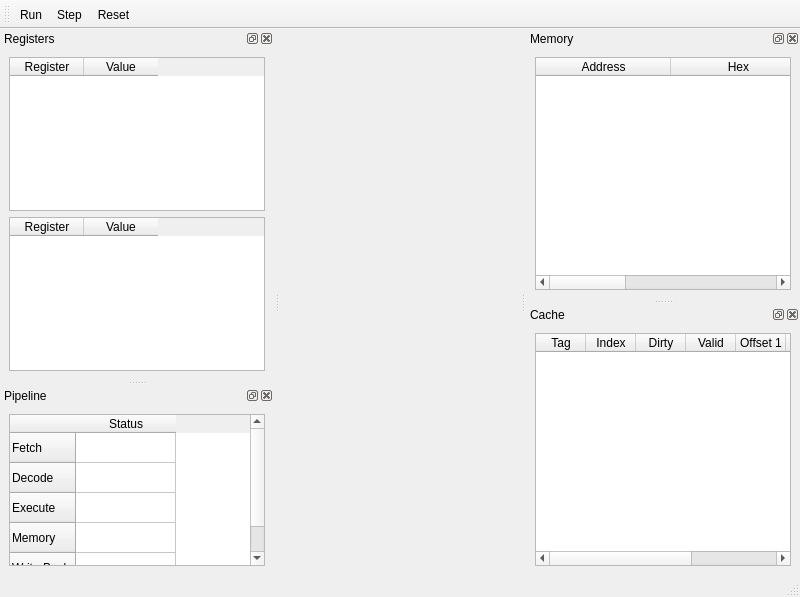
<?xml version="1.0" encoding="UTF-8"?>
<ui version="4.0">
 <class>MainWindow</class>
 <widget class="QMainWindow" name="MainWindow">
  <property name="geometry">
   <rect>
    <x>0</x>
    <y>0</y>
    <width>800</width>
    <height>597</height>
   </rect>
  </property>
  <property name="windowTitle">
   <string>MainWindow</string>
  </property>
  <widget class="QWidget" name="centralwidget"/>
  <widget class="QStatusBar" name="statusbar"/>
  <widget class="QToolBar" name="toolBar">
   <property name="windowTitle">
    <string>toolBar</string>
   </property>
   <attribute name="toolBarArea">
    <enum>TopToolBarArea</enum>
   </attribute>
   <attribute name="toolBarBreak">
    <bool>false</bool>
   </attribute>
   <addaction name="actionRun"/>
   <addaction name="actionStep"/>
   <addaction name="actionReset"/>
  </widget>
  <widget class="QDockWidget" name="registerDock">
   <property name="windowTitle">
    <string>Registers</string>
   </property>
   <attribute name="dockWidgetArea">
    <number>1</number>
   </attribute>
   <widget class="QWidget" name="dockWidgetContents">
    <layout class="QVBoxLayout" name="verticalLayout_4">
     <item>
      <widget class="QTableWidget" name="VecRegisterTable">
       <attribute name="horizontalHeaderDefaultSectionSize">
        <number>74</number>
       </attribute>
       <column>
        <property name="text">
         <string>Register</string>
        </property>
       </column>
       <column>
        <property name="text">
         <string>Value</string>
        </property>
       </column>
      </widget>
     </item>
     <item>
      <widget class="QTableWidget" name="IntRegisterTable">
       <attribute name="horizontalHeaderDefaultSectionSize">
        <number>74</number>
       </attribute>
       <column>
        <property name="text">
         <string>Register</string>
        </property>
       </column>
       <column>
        <property name="text">
         <string>Value</string>
        </property>
       </column>
      </widget>
     </item>
    </layout>
   </widget>
  </widget>
  <widget class="QDockWidget" name="memoryDock">
   <property name="sizePolicy">
    <sizepolicy hsizetype="Preferred" vsizetype="Preferred">
     <horstretch>0</horstretch>
     <verstretch>0</verstretch>
    </sizepolicy>
   </property>
   <property name="maximumSize">
    <size>
     <width>524287</width>
     <height>549</height>
    </size>
   </property>
   <property name="windowTitle">
    <string>Memory</string>
   </property>
   <attribute name="dockWidgetArea">
    <number>2</number>
   </attribute>
   <widget class="QWidget" name="dockWidgetContents_5">
    <layout class="QVBoxLayout" name="verticalLayout_2">
     <item>
      <widget class="QTableWidget" name="memoryTable">
       <attribute name="horizontalHeaderDefaultSectionSize">
        <number>135</number>
       </attribute>
       <column>
        <property name="text">
         <string>Address</string>
        </property>
       </column>
       <column>
        <property name="text">
         <string>Hex</string>
        </property>
       </column>
       <column>
        <property name="text">
         <string>Decimal</string>
        </property>
       </column>
      </widget>
     </item>
    </layout>
   </widget>
  </widget>
  <widget class="QDockWidget" name="pipelineDock">
   <property name="windowTitle">
    <string>Pipeline</string>
   </property>
   <attribute name="dockWidgetArea">
    <number>1</number>
   </attribute>
   <widget class="QWidget" name="dockWidgetContents_6">
    <layout class="QVBoxLayout" name="verticalLayout_3">
     <item>
      <widget class="QTableWidget" name="pipelineTable">
       <attribute name="verticalHeaderDefaultSectionSize">
        <number>30</number>
       </attribute>
       <row>
        <property name="text">
         <string>Fetch</string>
        </property>
       </row>
       <row>
        <property name="text">
         <string>Decode</string>
        </property>
       </row>
       <row>
        <property name="text">
         <string>Execute</string>
        </property>
       </row>
       <row>
        <property name="text">
         <string>Memory</string>
        </property>
       </row>
       <row>
        <property name="text">
         <string>Write Back</string>
        </property>
       </row>
       <column>
        <property name="text">
         <string>Status</string>
        </property>
       </column>
      </widget>
     </item>
    </layout>
   </widget>
  </widget>
  <widget class="QDockWidget" name="cacheDock">
   <property name="windowTitle">
    <string>Cache</string>
   </property>
   <attribute name="dockWidgetArea">
    <number>2</number>
   </attribute>
   <widget class="QWidget" name="dockWidgetContents_7">
    <layout class="QVBoxLayout" name="verticalLayout">
     <item>
      <widget class="QTableWidget" name="cacheTable">
       <attribute name="horizontalHeaderDefaultSectionSize">
        <number>50</number>
       </attribute>
       <column>
        <property name="text">
         <string>Tag</string>
        </property>
       </column>
       <column>
        <property name="text">
         <string>Index</string>
        </property>
       </column>
       <column>
        <property name="text">
         <string>Dirty</string>
        </property>
       </column>
       <column>
        <property name="text">
         <string>Valid</string>
        </property>
       </column>
       <column>
        <property name="text">
         <string>Offset 1</string>
        </property>
       </column>
       <column>
        <property name="text">
         <string>Offset 2</string>
        </property>
       </column>
       <column>
        <property name="text">
         <string>Offset 3</string>
        </property>
       </column>
       <column>
        <property name="text">
         <string>Offset 4</string>
        </property>
       </column>
      </widget>
     </item>
    </layout>
   </widget>
  </widget>
  <action name="actionRun">
   <property name="text">
    <string>Run</string>
   </property>
   <property name="menuRole">
    <enum>QAction::MenuRole::NoRole</enum>
   </property>
  </action>
  <action name="actionStep">
   <property name="text">
    <string>Step</string>
   </property>
   <property name="menuRole">
    <enum>QAction::MenuRole::NoRole</enum>
   </property>
  </action>
  <action name="actionReset">
   <property name="text">
    <string>Reset</string>
   </property>
   <property name="menuRole">
    <enum>QAction::MenuRole::NoRole</enum>
   </property>
  </action>
 </widget>
 <resources/>
 <connections/>
</ui>
